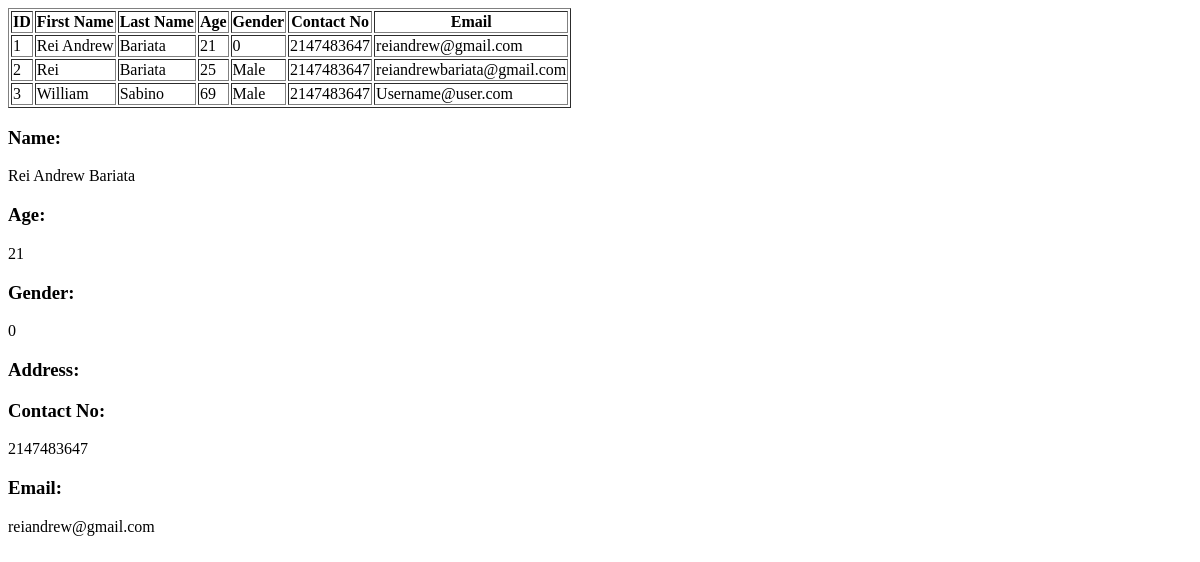
Before: /test.php with the older database file.
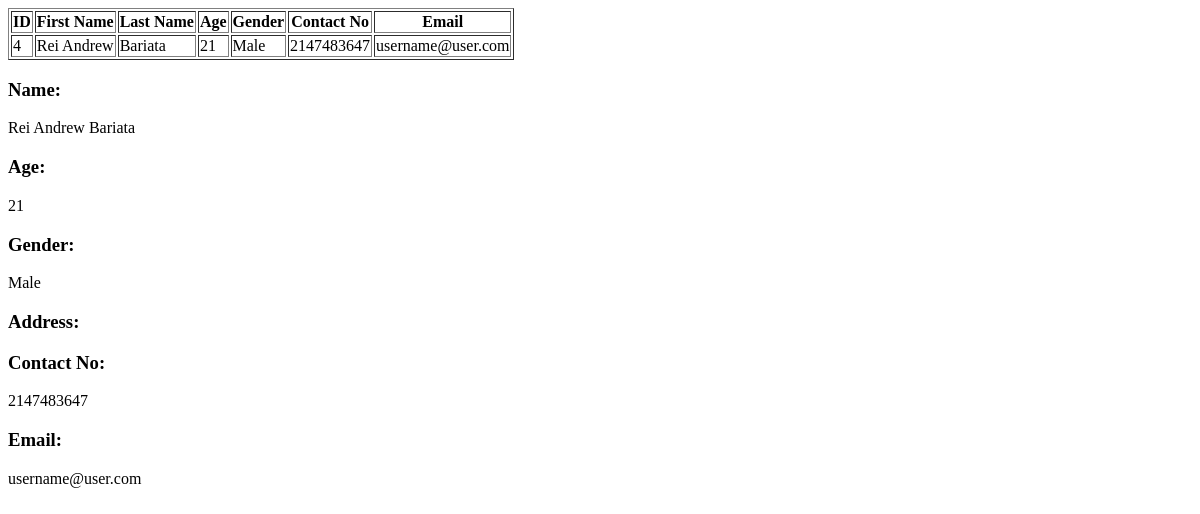
After: the same page with the newer database file.
### tables this page shows
CREATE TABLE `registerdb` (
  `id` int(11) NOT NULL,
  `firstname` varchar(50) NOT NULL,
  `lastname` varchar(50) NOT NULL,
  `age` int(5) NOT NULL,
  `gender` varchar(10) NOT NULL,
  `address` varchar(50) NOT NULL,
  `contactNo` int(20) NOT NULL,
  `email` varchar(50) NOT NULL,
  `date_register` datetime NOT NULL DEFAULT current_timestamp()
);

### test.php (the view, shortened to what this page needs)
<?php
include('PHP/database.php');
$sql = "SELECT id, firstname, lastname, age, gender, contactNo, email FROM registerdb";
$result = $conn->query($sql);
if ($result->num_rows > 0) {
    echo "<table border='1'>
            <tr>
                <th>ID</th>
                <th>First Name</th>
                <th>Last Name</th>
                <th>Age</th>
                <th>Gender</th>
                <th>Contact No</th>
                <th>Email</th>
            </tr>";
    while ($row = $result->fetch_assoc()) {
        echo "<tr>
                <td>" . $row["id"] . "</td>
                <td>" . $row["firstname"] . "</td>
                <td>" . $row["lastname"] . "</td>
                <td>" . $row["age"] . "</td>
                <td>" . $row["gender"] . "</td>
                <td>" . $row["contactNo"] . "</td>
                <td>" . $row["email"] . "</td>
              </tr>";
    }
    echo "</table>";
    $result->data_seek(0);
    $row = $result->fetch_assoc();
} else {
    echo "0 results";
}
?>
<!DOCTYPE html>
<html lang="en">
<head>
</head>
<body>
    <div class="botConts">
        <div class="userNames user userss">
            <h3>Name:</h3>
            <div id="username" class="outpt">
                <?php if (isset($row)) echo htmlspecialchars($row["firstname"] . ' ' . $row["lastname"]); ?>
            </div>
        </div>
        <div class="userAge user usersss">
            <h3>Age:</h3>
            <div id="userage" class="outpt"><?php if (isset($row)) echo htmlspecialchars($row['age']); ?></div>
        </div>
        <div class="userGender user users">
            <h3>Gender:</h3>
            <div id="usergender" class="outpt"><?php if (isset($row)) echo htmlspecialchars($row['gender']); ?></div>
        </div>
        <div class="userAddress user users">
            <h3>Address:</h3>
        </div>
        <div class="userCn user">
            <h3>Contact No:</h3>
            <div id="usercontacts" class="outpt"><?php if (isset($row)) echo htmlspecialchars($row['contactNo']); ?></div>
        </div>
        <div class="userEmail user userss">
            <h3>Email:</h3>
            <div id="useremail" class="outpt"><?php if (isset($row)) echo htmlspecialchars($row['email']); ?></div>
        </div>
    </div>
</body>
</html>

Changed rows visible on the page:
removed registerdb: id "1", firstname "Rei Andrew", lastname "Bariata", age "21", gender "0", contactNo "2147483647", email "reiandrew@gmail.com", firstname+lastname "Rei Andrew Bariata"
removed registerdb: id "2", firstname "Rei", lastname "Bariata", age "25", gender "Male", contactNo "2147483647", email "reiandrewbariata@gmail.com"
removed registerdb: id "3", firstname "William", lastname "Sabino", age "69", gender "Male", contactNo "2147483647", email "Username@user.com"
added registerdb: id "4", firstname "Rei Andrew", lastname "Bariata", age "21", gender "Male", contactNo "2147483647", email "username@user.com", firstname+lastname "Rei Andrew Bariata"
